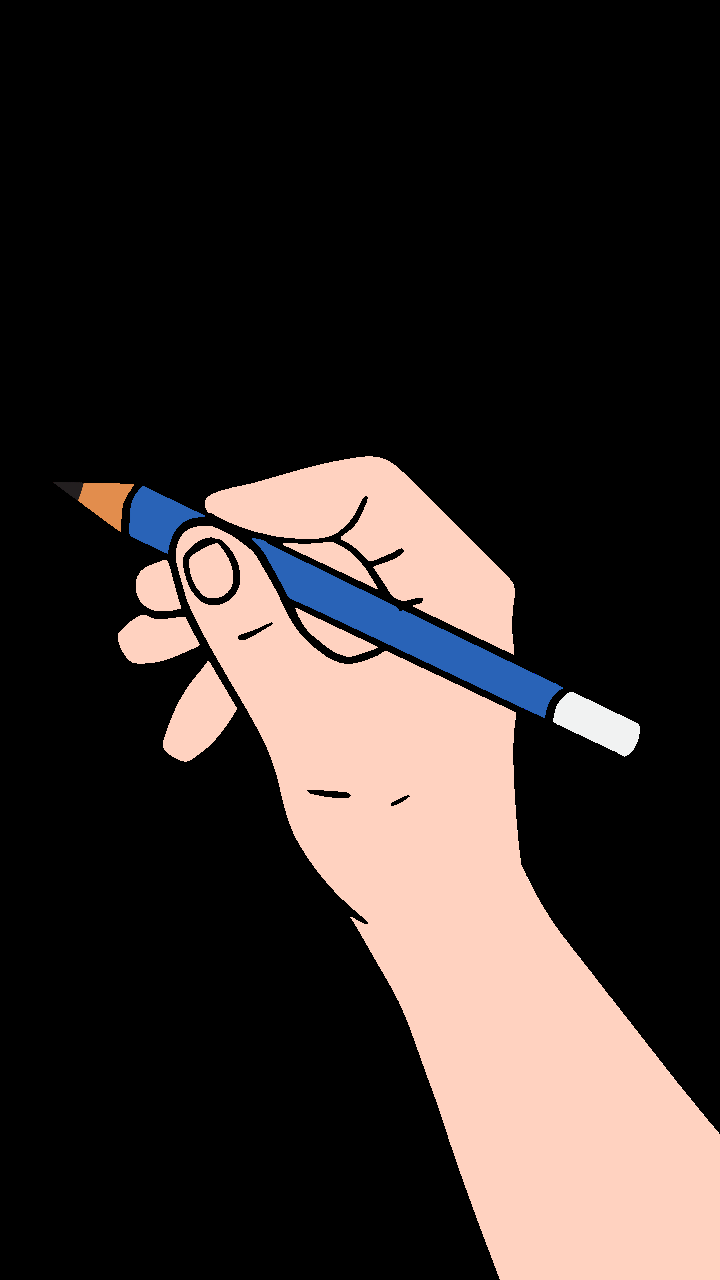
#> input picture hand_examples/1.png, 720 x 1280 px
$ python -i sketch_engine.py   (imports and definitions only)
#> lines starting #> are read from the running program, lines starting #| are printed output that depends on the picture; after the words box and inside, x2 and y2 are one past the last pixel; in counts of white or black regions, pixels touching at a corner belong together
"""
Core sketch generation engine using OpenCV.
Converts images to edge maps with artistic styling.
"""
import cv2
import numpy as np
from PIL import Image
from typing import Tuple, List
from app.core.config import settings


class SketchEngine:
    """Handles image-to-sketch conversion."""

    def __init__(self):
        self.threshold1 = settings.edge_detection_threshold1
        self.threshold2 = settings.edge_detection_threshold2
        self.blur_kernel = (settings.gaussian_blur_kernel, settings.gaussian_blur_kernel)

    def generate_sketch(self, image: Image.Image) -> Tuple[np.ndarray, np.ndarray]:
        """
        Convert PIL image to sketch representation.

        Returns:
            Tuple of (edges array, original image as numpy array)
        """
        # Convert PIL to OpenCV format (RGB -> BGR)
        img_array = np.array(image)
        if len(img_array.shape) == 2:  # Grayscale
            img_bgr = cv2.cvtColor(img_array, cv2.COLOR_GRAY2BGR)
        elif img_array.shape[2] == 4:  # RGBA
            img_bgr = cv2.cvtColor(img_array, cv2.COLOR_RGBA2BGR)
        else:  # RGB
            img_bgr = cv2.cvtColor(img_array, cv2.COLOR_RGB2BGR)
#> img_bgr is the input picture: shape (1280, 720, 3); mean B, G, R 43.5, 46, 54.6

        # Create sketch
        edges = self._edge_detection(img_bgr)

        return edges, img_bgr

    def _edge_detection(self, image: np.ndarray) -> np.ndarray:
        """
        Apply Canny edge detection with preprocessing.

        Returns:
            Binary edge map (white edges on black background)
        """
        # Convert to grayscale
        gray = cv2.cvtColor(image, cv2.COLOR_BGR2GRAY)
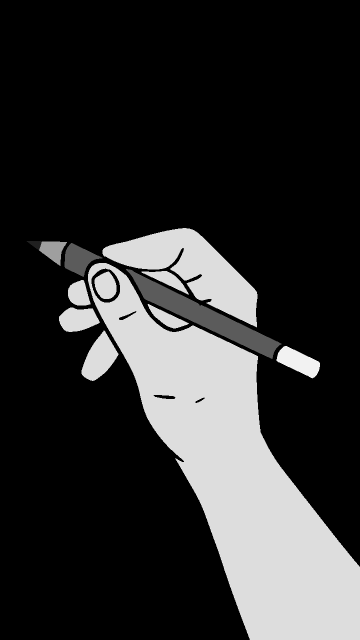
#> gray: shape (1280, 720) (shown at 1/2 size); min 0, max 255, mean 48.2

        # Reduce noise
        blurred = cv2.GaussianBlur(gray, self.blur_kernel, 0)

        # Detect edges
        edges = cv2.Canny(blurred, self.threshold1, self.threshold2)
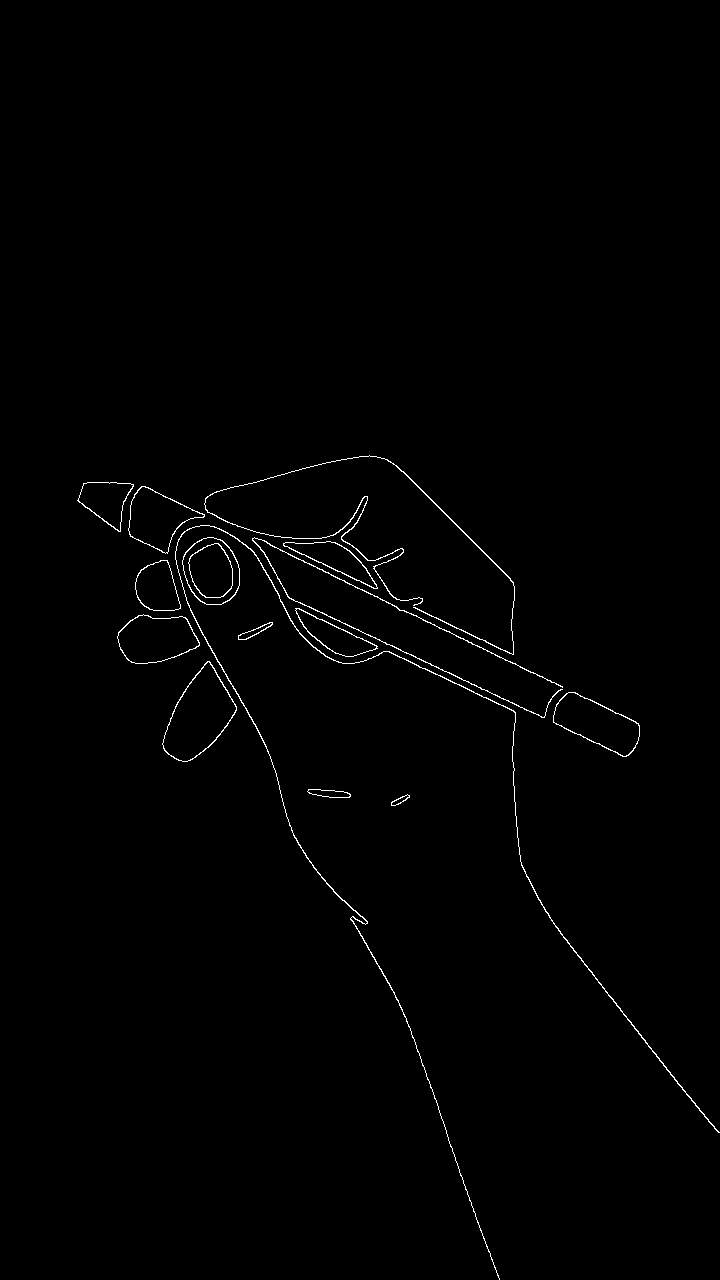
#> edges: shape (1280, 720); 0.73% white in thin lines or dots, all inside (x1, y1, x2, y2) = (77, 455, 720, 1280)

        # Invert so edges are white on black
        edges = cv2.bitwise_not(edges)

        return edges

    # [57 lines left out: functions extract_stroke_paths, get_drawing_points, not called in this run]


# Singleton instance
sketch_engine = SketchEngine()

>>> import cv2
>>> picture = cv2.cvtColor(cv2.imread('../../../hand_examples/1.png'), cv2.COLOR_BGR2RGB)
>>> result = SketchEngine().generate_sketch(picture)

$ run again, on hand_examples/2.png
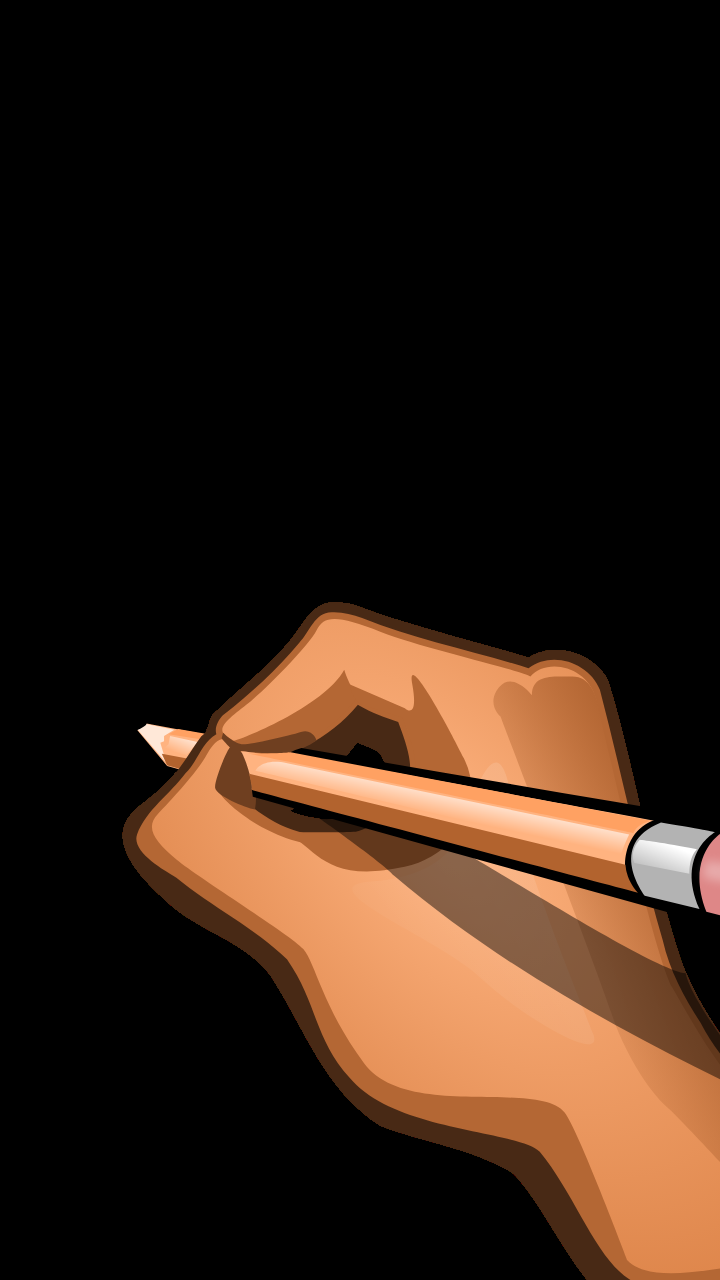
#> input picture hand_examples/2.png, 720 x 1280 px
#> in generate_sketch, img_bgr is the input picture: shape (1280, 720, 3); mean B, G, R 20.8, 32.5, 50.2
#> in _edge_detection, `gray = cv2.cvtColor(image, cv2.COLOR_BGR2GRAY)`:
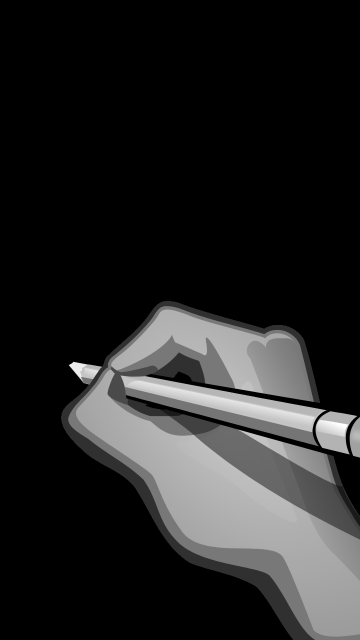
#> gray: shape (1280, 720) (shown at 1/2 size); min 0, max 255, mean 36.5
#> in _edge_detection, `edges = cv2.Canny(blurred, self.threshold1, self.threshold2)`:
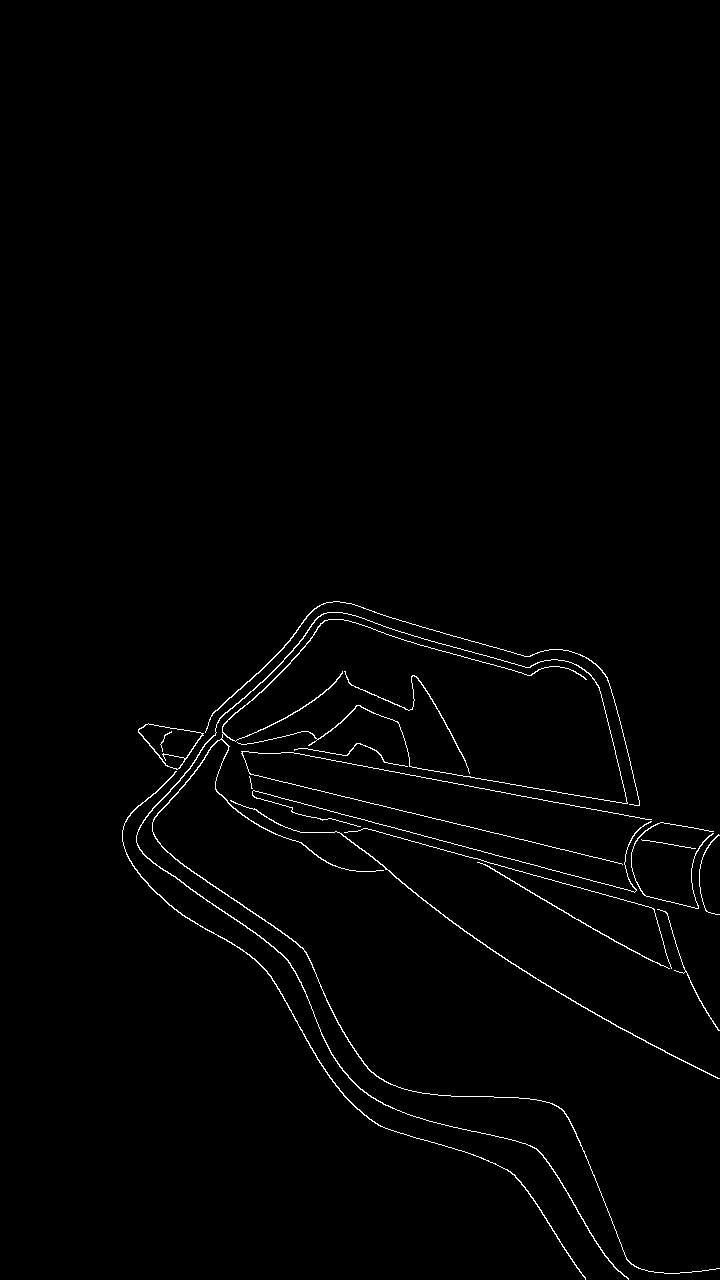
#> edges: shape (1280, 720); 1.1% white in thin lines or dots, all inside (x1, y1, x2, y2) = (122, 601, 720, 1280)

$ run again, on hand_examples/3.png
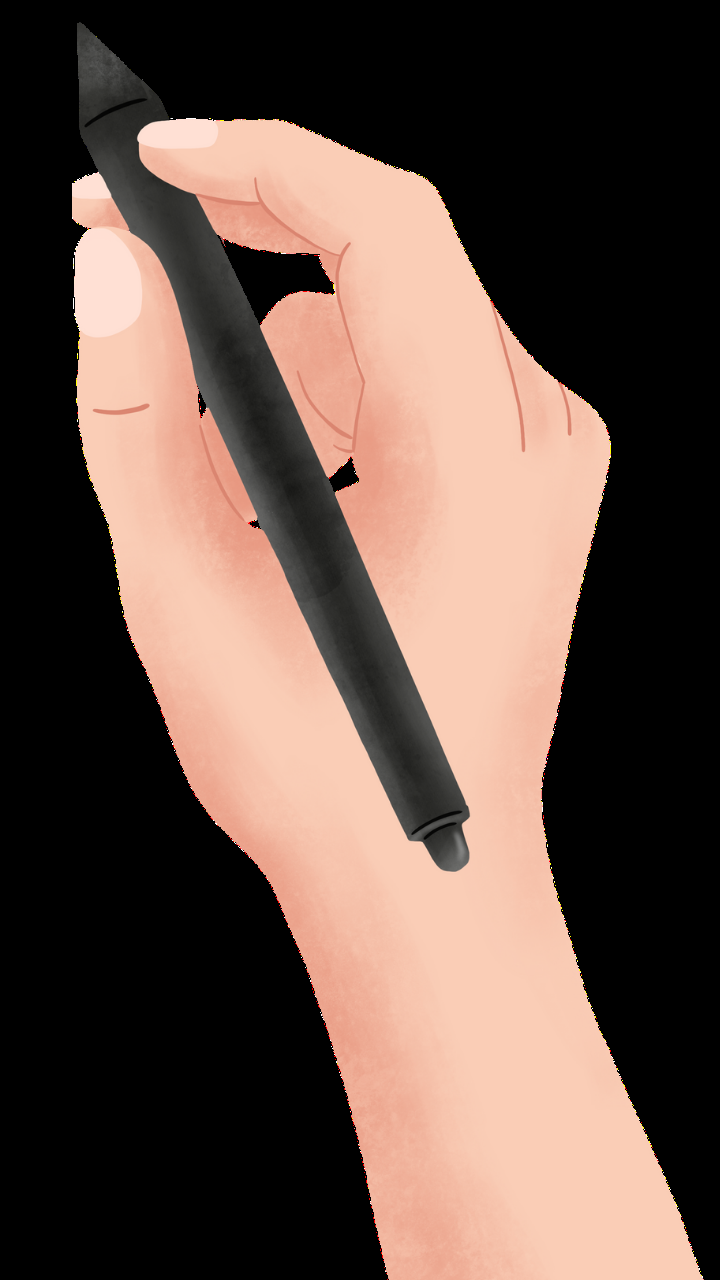
#> input picture hand_examples/3.png, 720 x 1280 px
#> in generate_sketch, img_bgr is the input picture: shape (1280, 720, 3); mean B, G, R 71.6, 80.8, 101.4
#> in _edge_detection, `gray = cv2.cvtColor(image, cv2.COLOR_BGR2GRAY)`:
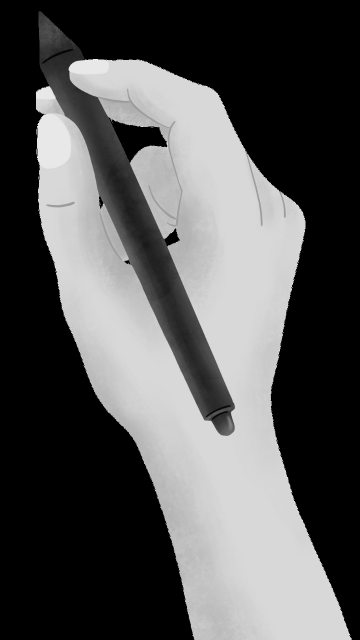
#> gray: shape (1280, 720) (shown at 1/2 size); min 0, max 255, mean 85.9
#> in _edge_detection, `edges = cv2.Canny(blurred, self.threshold1, self.threshold2)`:
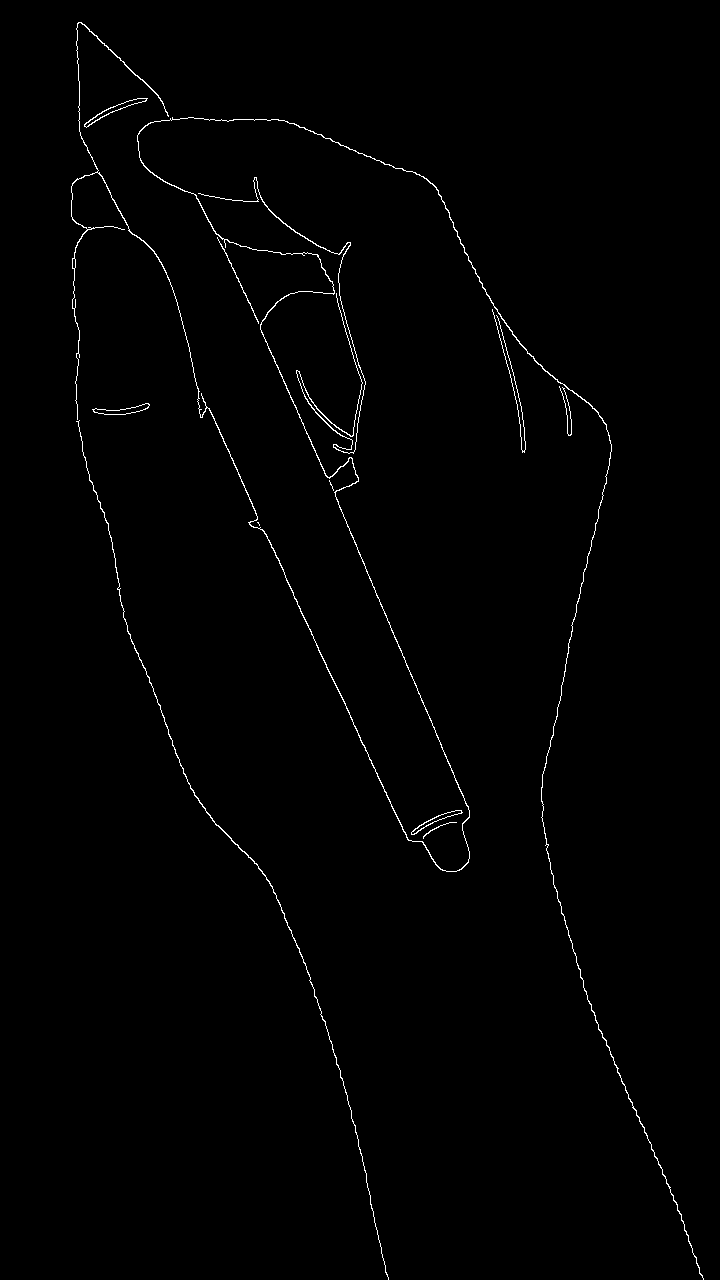
#> edges: shape (1280, 720); 0.84% white in thin lines or dots, all inside (x1, y1, x2, y2) = (71, 22, 704, 1280)
